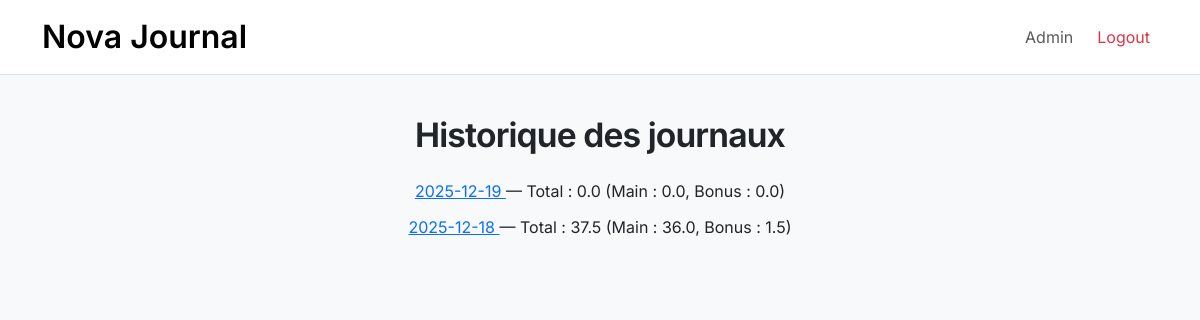
The page /old_journals (signed in) on the database its author committed.
### tables this page shows
CREATE TABLE days (
    id_days INTEGER PRIMARY KEY AUTOINCREMENT,
    user_id INTEGER NOT NULL,
    date TEXT NOT NULL,
    total_score REAL DEFAULT 0,
    energy_score INTEGER CHECK (energy_score BETWEEN 1 AND 5),
    pride_score INTEGER CHECK (pride_score BETWEEN 1 AND 4),
    main_score REAL DEFAULT 0,
    bonus_score REAL DEFAULT 0,
    UNIQUE (user_id, date),
    FOREIGN KEY (user_id) REFERENCES users(id) ON DELETE CASCADE
);

### app.py (the view)
@app.route("/old_journals")
@login_required
def old_journals():
    days = db.execute(
        """
        SELECT date, total_score, main_score, bonus_score
        FROM days
        WHERE user_id = ?
        ORDER BY date DESC
        """,
        session["user_id"]
    )
    fake_day = {"date": None}
    return render_template(
        "old_journal.html",
        mode="list",
        days=days,
        day=fake_day,
        categories=[],
        tasks={},
        completed_tasks=set(),
        daily_inputs=[],
    )

### app.py (called while the page is built)
@app.after_request
def after_request(response):
    response.headers["Cache-Control"] = "no-cache, no-store, must-revalidate"
    response.headers["Expires"] = 0
    response.headers["Pragma"] = "no-cache"
    return response

### helpers.py (called while the page is built)
def login_required(f):
    @wraps(f)
    def decorated_function(*args, **kwargs):
        if session.get("user_id") is None:
            return redirect("/login")
        return f(*args, **kwargs)
    return decorated_function

### templates/old_journal.html (shortened to what this page needs)
{% extends "layout.html" %}
{% block main %}
{% if mode == "list" %}
<h2 class="text-center mb-4">Historique des journaux</h2>
<ul class="journal-list">
    {% for d in days %}
        <li>
            <a href="/old_journal/{{ d.date }}">
                {{ d.date }}
            </a>
            — Total : {{ d.total_score }}
            (Main : {{ d.main_score }}, Bonus : {{ d.bonus_score }})
        </li>
    {% else %}
        <li>Aucun journal enregistré.</li>
    {% endfor %}
</ul>
{% endif %}
{% endblock %}

### static/styles.css (style rules this page uses)
:root { --font-ui: Inter, -apple-system, BlinkMacSystemFont, "Segoe UI", Roboto, Helvetica, Arial, sans-serif; }
html, body { font-family: var(--font-ui); font-weight: 400; color: #0f172a; -webkit-font-smoothing: antialiased; -moz-osx-font-smoothing: grayscale; }
h1, h2, h3, h4 { font-weight: 500; letter-spacing: -0.01em; }
.journal-list { list-style: none; padding: 0; margin: 0; display: flex; flex-direction: column; align-items: center; gap: 12px; }
.journal-list li { text-align: center; }

### static/styles_journal.css (style rules this page uses)
:root { --bg-page: #f8f9fb; --bg-card: #ffffff; --text-main: #0f172a; --text-muted: #6b7280; --border: rgba(15, 23, 42, 0.08); --accent: #2563eb; --accent-soft: rgba(37, 99, 235, 0.15); --success: #15803d; --radius-lg: 18px; --radius: 14px; --radius-sm: 10px; --shadow-xs: 0 1px 2px rgba(0,0,0,0.04); --shadow-sm: 0 4px 12px rgba(15,23,42,0.06); --shadow-md: 0 10px 28px rgba(15,23,42,0.10); --shadow-lg: 0 20px 50px rgba(15,23,42,0.14); --font: -apple-system, BlinkMacSystemFont, "Inter", "Segoe UI", Roboto, Helvetica, Arial, sans-serif; }
* { box-sizing: border-box; }
h2 { font-size: 2.2rem; font-weight: 650; letter-spacing: -0.025em; text-align: center; margin-bottom: 24px; }
ul { list-style: none; padding: 0; margin: 0; }
body { background: #fafafa; }
body { background: #f6f7f9; }
h2 { font-size: 2.1rem; font-weight: 650; margin-bottom: 12px; }

### rows shown on the page
days: date "2025-12-19", total_score "0.0", main_score "0.0", bonus_score "0.0"
days: date "2025-12-18", total_score "37.5", main_score "36.0", bonus_score "1.5"
